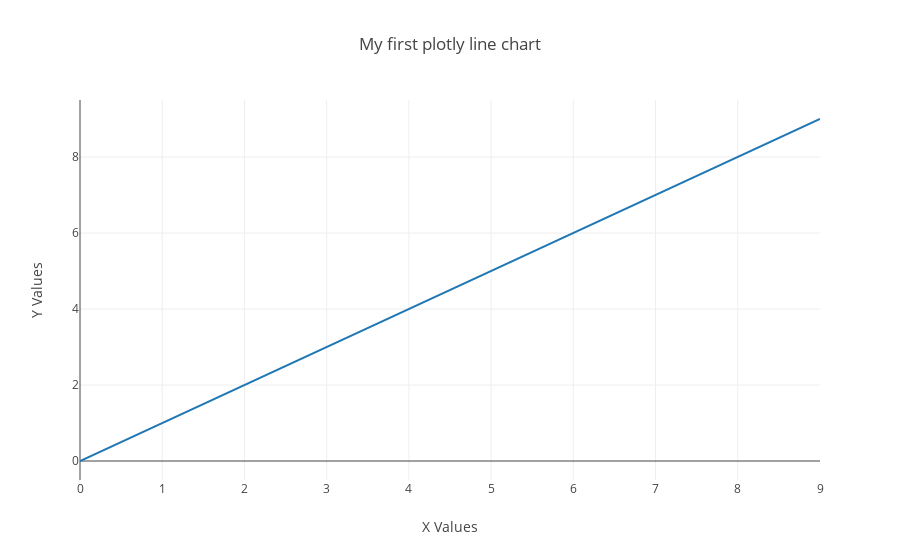

Notebook cell for this chart:
### Code cell
pyo.iplot(fig)

### Figure 1 — Plotly figure (JSON) as saved in the notebook; plotly's stock layout.template omitted (floating-point values rounded to 4 significant figures)
{"data": [{"mode": "lines", "name": "trace1", "type": "scatter", "x": [0, 1, 2, 3, 4, 5, 6, 7, 8, 9], "y": [0, 1, 2, 3, 4, 5, 6, 7, 8, 9]}], "layout": {"title": "My first plotly line chart", "xaxis": {"title": " X Values"}, "yaxis": {"title": "Y Values"}}}
